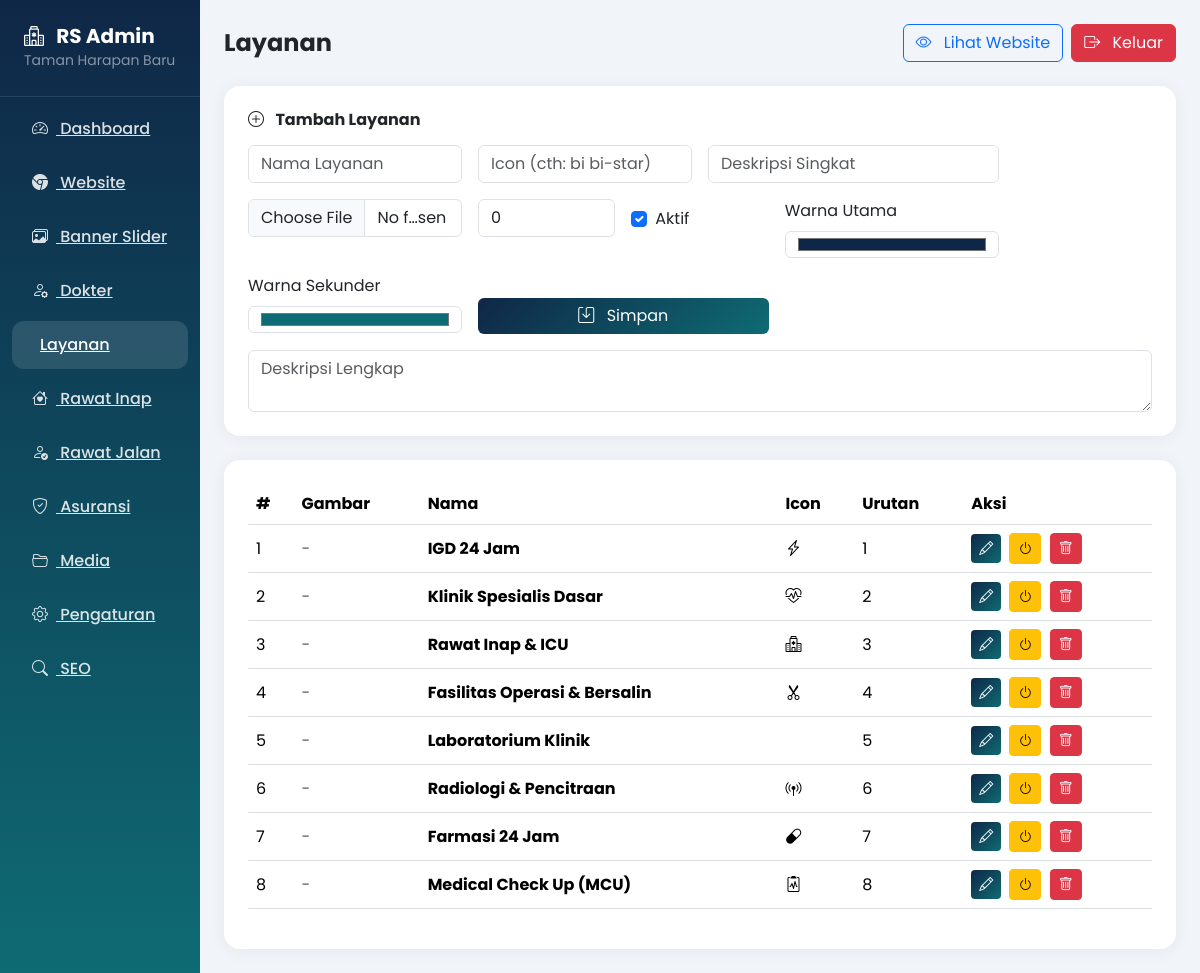
The page /admin.php?page=services (signed in) on the database its author committed.
### tables this page shows
CREATE TABLE IF NOT EXISTS `services` (
  `id` INT NOT NULL AUTO_INCREMENT,
  `name` VARCHAR(150) NOT NULL,
  `slug` VARCHAR(150) NOT NULL,
  `short_description` TEXT,
  `full_description` TEXT,
  `icon` VARCHAR(100),
  `image_url` VARCHAR(255),
  `color_primary` VARCHAR(20) DEFAULT '#0F2747',
  `color_secondary` VARCHAR(20) DEFAULT '#0E6B73',
  `sort_order` INT NOT NULL DEFAULT 0,
  `is_active` TINYINT(1) NOT NULL DEFAULT 1,
  `created_at` TIMESTAMP DEFAULT CURRENT_TIMESTAMP,
  `updated_at` TIMESTAMP DEFAULT CURRENT_TIMESTAMP ON UPDATE CURRENT_TIMESTAMP,
  PRIMARY KEY (`id`),
  UNIQUE KEY `slug` (`slug`)
);

### admin.php (the view, shortened to what the rows shown need)
<?php
require_once 'config.php';
$page = $_GET['page'] ?? 'dashboard';
$action = $_GET['action'] ?? '';
$heroSlides = getHeroSlides(false);
$services = getServices(false);
$doctors = getDoctors(false);
$rooms = getRooms(false);
$editItem = null;
?>
<!DOCTYPE html>
<html lang="id">
<head>
    <link href="https://cdn.jsdelivr.net/npm/bootstrap@5.3.3/dist/css/bootstrap.min.css" rel="stylesheet">
    <link href="https://cdn.jsdelivr.net/npm/bootstrap-icons@1.11.3/font/bootstrap-icons.min.css" rel="stylesheet">
</head>
<body>
    <div class="container-fluid">
        <div class="row">
            <div class="col-lg-10 col-md-9 p-4">
                <?php if ($page === 'dashboard'): ?>
                    <div class="row g-4 mb-4">
                        <div class="col-lg-3 col-md-6">
                            <div class="card p-4">
                                <div class="d-flex justify-content-between align-items-center">
                                    <h6 class="text-muted mb-0">Dokter</h6>
                                    <i class="bi bi-person-gear fs-2" style="color: var(--primary);"></i>
                                </div>
                                <h3 class="fw-bold mt-2 mb-0" style="color: var(--primary);"><?php echo count($doctors); ?></h3>
                            </div>
                        </div>
                        <div class="col-lg-3 col-md-6">
                            <div class="card p-4">
                                <div class="d-flex justify-content-between align-items-center">
                                    <h6 class="text-muted mb-0">Layanan</h6>
                                    <i class="bi bi-stethoscope fs-2" style="color: var(--secondary);"></i>
                                </div>
                                <h3 class="fw-bold mt-2 mb-0" style="color: var(--secondary);"><?php echo count($services); ?></h3>
                            </div>
                        </div>
                        <div class="col-lg-3 col-md-6">
                            <div class="card p-4">
                                <div class="d-flex justify-content-between align-items-center">
                                    <h6 class="text-muted mb-0">Banner</h6>
                                    <i class="bi bi-images fs-2" style="color: var(--accent);"></i>
                                </div>
                                <h3 class="fw-bold mt-2 mb-0" style="color: var(--accent);"><?php echo count($heroSlides); ?></h3>
                            </div>
                        </div>
                        <div class="col-lg-3 col-md-6">
                            <div class="card p-4">
                                <div class="d-flex justify-content-between align-items-center">
                                    <h6 class="text-muted mb-0">Kamar</h6>
                                    <i class="bi bi-house-heart fs-2" style="color: #2FA86B;"></i>
                                </div>
                                <h3 class="fw-bold mt-2 mb-0" style="color: #2FA86B;"><?php echo count($rooms); ?></h3>
                            </div>
                        </div>
                    </div>
                    <div class="card p-4">
                        <h6 class="fw-bold mb-3">Aksi Cepat</h6>
                        <div class="row g-2">
                            <div class="col-md-3"><a href="?page=banners" class="btn btn-primary w-100"><i class="bi bi-plus-lg me-2"></i> Tambah Banner</a></div>
                            <div class="col-md-3"><a href="?page=doctors" class="btn btn-outline-primary w-100"><i class="bi bi-person-plus me-2"></i> Tambah Dokter</a></div>
                            <div class="col-md-3"><a href="index.php" class="btn btn-accent w-100" target="_blank"><i class="bi bi-eye me-2"></i> Lihat Website</a></div>
                            <div class="col-md-3"><a href="?page=settings" class="btn btn-outline-secondary w-100"><i class="bi bi-gear me-2"></i> Pengaturan</a></div>
                        </div>
                    </div>
                <?php elseif ($page === 'services'): ?>
                    <?php if ($action === 'edit' && $editItem): ?>
                        <div class="card p-4 mb-4">
                            <h6 class="fw-bold mb-3"><i class="bi bi-pencil-square me-2"></i> Edit Layanan</h6>
                            <form method="POST" action="?page=services&action=edit&id=<?php echo $editItem['id']; ?>" enctype="multipart/form-data">
                                <div class="row g-3">
                                    <div class="col-md-3"><input type="text" class="form-control" name="name" placeholder="Nama Layanan" required value="<?php echo htmlspecialchars($editItem['name'] ?? ''); ?>"></div>
                                    <div class="col-md-3"><input type="text" class="form-control" name="icon" placeholder="Icon (cth: bi bi-star)" value="<?php echo htmlspecialchars($editItem['icon'] ?? ''); ?>"></div>
                                    <div class="col-md-4"><input type="text" class="form-control" name="short_description" placeholder="Deskripsi Singkat" value="<?php echo htmlspecialchars($editItem['short_description'] ?? ''); ?>"></div>
                                    <div class="col-md-3"><input type="file" class="form-control" name="image" accept="image/*"></div>
                                    <div class="col-md-2"><input type="number" class="form-control" name="sort_order" placeholder="Urutan" value="<?php echo $editItem['sort_order'] ?? 0; ?>"></div>
                                    <div class="col-md-2">
                                        <div class="form-check mt-2">
                                            <input class="form-check-input" type="checkbox" name="is_active" <?php echo $editItem['is_active'] ? 'checked' : ''; ?>>
                                            <label class="form-check-label">Aktif</label>
                                        </div>
                                    </div>
                                    <div class="col-md-3"><label class="form-label">Warna Utama</label><input type="color" class="form-control" name="color_primary" value="<?php echo htmlspecialchars($editItem['color_primary'] ?? '#0F2747'); ?>"></div>
                                    <div class="col-md-3"><label class="form-label">Warna Sekunder</label><input type="color" class="form-control" name="color_secondary" value="<?php echo htmlspecialchars($editItem['color_secondary'] ?? '#0E6B73'); ?>"></div>
                                    <div class="col-md-4"><button type="submit" class="btn btn-primary w-100 mt-4"><i class="bi bi-save me-2"></i> Update</button></div>
                                    <div class="col-12"><textarea class="form-control" name="full_description" placeholder="Deskripsi Lengkap" rows="2"><?php echo htmlspecialchars($editItem['full_description'] ?? ''); ?></textarea></div>
                                    <div class="col-md-12">
                                        <a href="?page=services" class="btn btn-outline-secondary"><i class="bi bi-arrow-left me-2"></i> Kembali</a>
                                    </div>
                                </div>
                            </form>
                        </div>
                    <?php else: ?>
                        <div class="card p-4">
                            <div class="table-responsive">
                                <table class="table align-middle">
                                    <thead><tr><th>#</th><th>Gambar</th><th>Nama</th><th>Icon</th><th>Urutan</th><th>Aksi</th></tr></thead>
                                    <tbody>
                                        <?php foreach ($services as $i => $svc): ?>
                                            <tr>
                                                <td><?php echo $i+1; ?></td>
                                                <td>
                                                    <?php if (!empty($svc['image_url'])): ?>
                                                        <img src="<?php echo htmlspecialchars($svc['image_url']); ?>" alt="" style="width: 80px; height: 60px; object-fit: cover; border-radius: 8px;">
                                                    <?php else: ?>
                                                        <span class="text-muted">-</span>
                                                    <?php endif; ?>
                                                </td>
                                                <td><strong><?php echo htmlspecialchars($svc['name']); ?></strong></td>
                                                <td><i class="<?php echo htmlspecialchars($svc['icon']); ?>"></i></td>
                                                <td><?php echo $svc['sort_order']; ?></td>
                                                <td>
                                                    <a href="?page=services&action=edit&id=<?php echo $svc['id']; ?>" class="btn btn-sm btn-primary me-1"><i class="bi bi-pencil"></i></a>
                                                    <a href="?page=services&action=toggle_active&id=<?php echo $svc['id']; ?>" class="btn btn-sm btn-warning me-1"><i class="bi bi-power"></i></a>
                                                    <a href="?page=services&action=delete&id=<?php echo $svc['id']; ?>" class="btn btn-sm btn-danger" onclick="return confirm('Hapus layanan ini?');"><i class="bi bi-trash"></i></a>
                                                </td>
                                            </tr>
                                        <?php endforeach; ?>
                                    </tbody>
                                </table>
                            </div>
                        </div>
                    <?php endif; ?>
                <?php endif; ?>
            </div>
        </div>
    </div>
</body>
</html>

### rows shown on the page
services: name "IGD 24 Jam", sort_order "1"
services: name "Klinik Spesialis Dasar", sort_order "2"
services: name "Rawat Inap & ICU", sort_order "3"
services: name "Fasilitas Operasi & Bersalin", sort_order "4"
services: name "Laboratorium Klinik", sort_order "5"
services: name "Radiologi & Pencitraan", sort_order "6"
services: name "Farmasi 24 Jam", sort_order "7"
services: name "Medical Check Up (MCU)", sort_order "8"

### other values the page prints
$pageTitles[$page] "Layanan"
